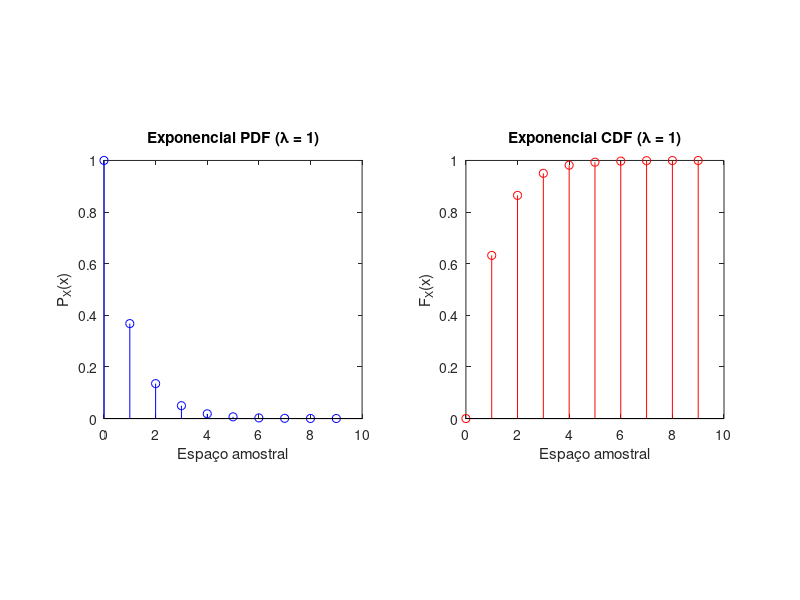

MATLAB code to generate this figure:
clear all clc clf

% Função para calcular a função de densidade de probabilidade (pdf) de uma variável aleatória exponencial
function f=exponentialpdf(lambda,x)
  % Para a variável aleatória exponencial(lambda) X
  % e vetor de entrada x, a saída é um
  % vetor f tal que f(i)=f_X(x(i))
  f=lambda*exp(-lambda*x);
  f=f.*(x>=0);
endfunction

% Função para calcular a função de distribuição cumulativa (cdf) de uma variável aleatória exponencial
function F=exponentialcdf(lambda,x)
  % Para a variável aleatória exponencial(lambda) X
  % e vetor de entrada x, a saída é um
  % vetor F tal que F(i)=F_X(x(i))
  F=1.0-exp(-lambda*x);
endfunction

% Função para calcular o valor esperado de uma variável aleatória
function E = expectedValue(sx, px)
  v = sx .* px;
  E = sum(v);
endfunction

% Espaço amostral e parâmetro
sx = 0:1:9;
lambda = 1;

% Cálculo da PDF e CDF
px = exponentialpdf(lambda, sx);
fx = exponentialcdf(lambda, sx);

% Valor esperado
E = expectedValue(sx, px)

% Plot da PDF
figure(1);
subplot(1,2,1);
stem(sx, px, 'b');
title('Exponencial PDF (\lambda = 1)');
xlabel("Espaço amostral");
ylabel('P_X(x)');
axis square

% Plot da CDF
figure(1);
subplot(1,2,2);
stem(sx, fx, 'r');
title('Exponencial CDF (\lambda = 1)');
xlabel("Espaço amostral");
ylabel('F_X(x)');
axis square
